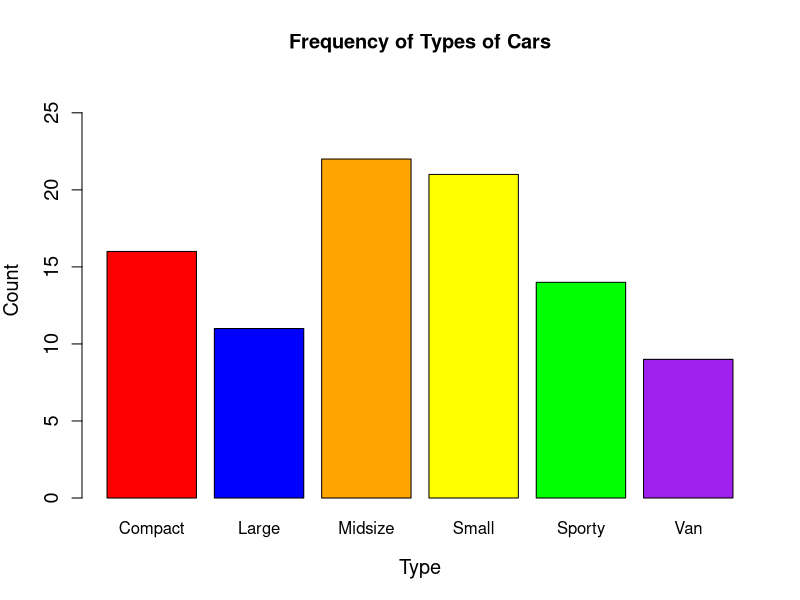
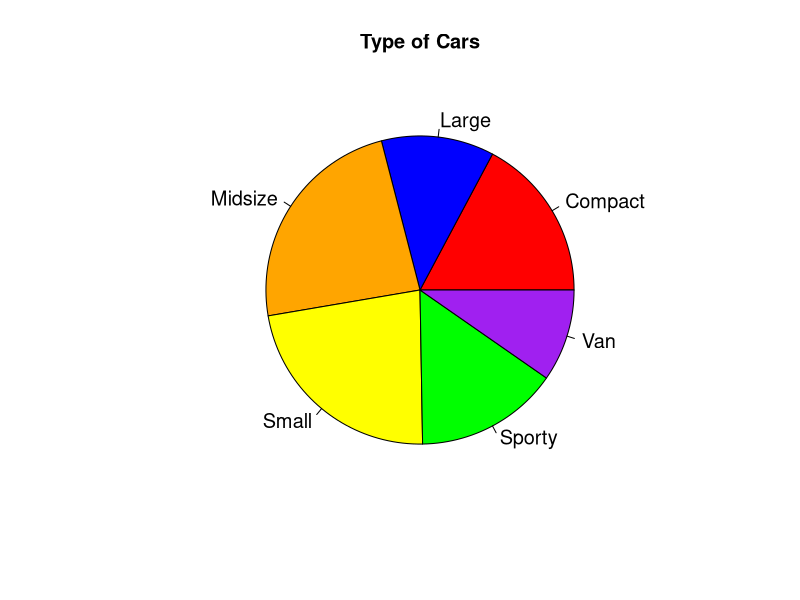
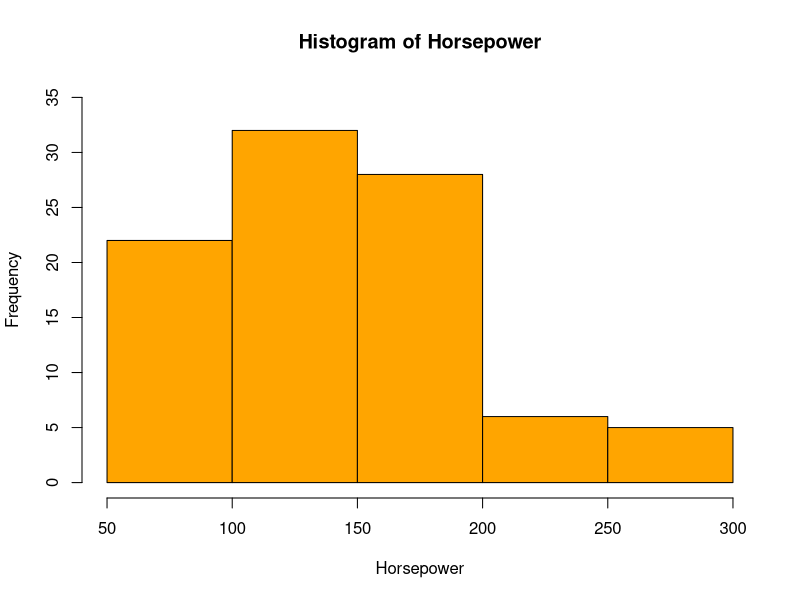
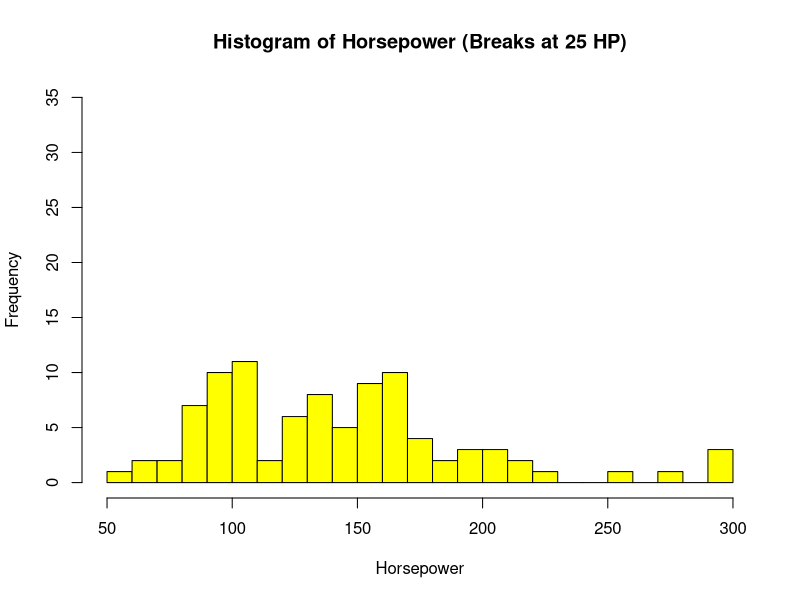
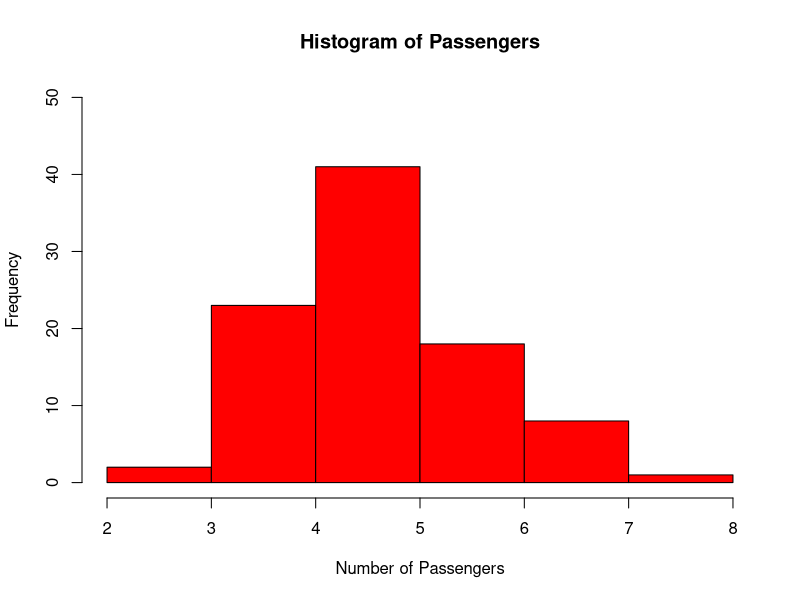
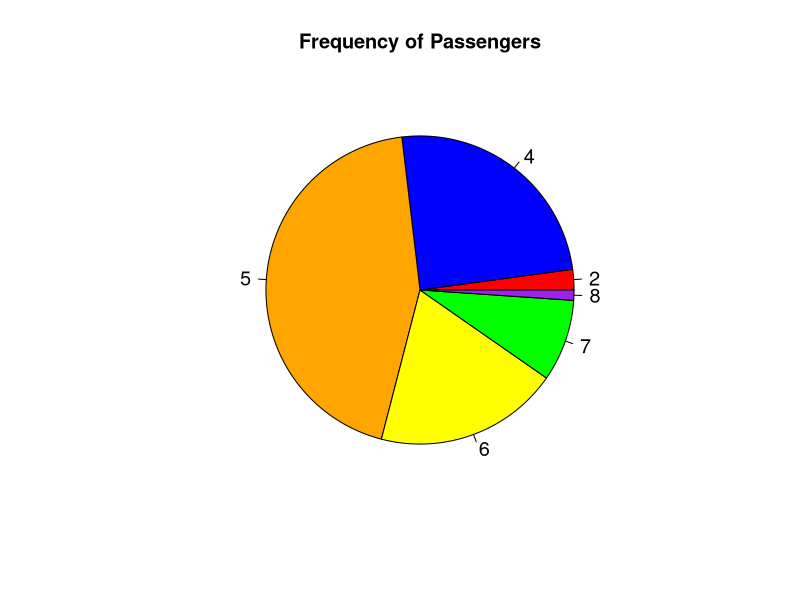
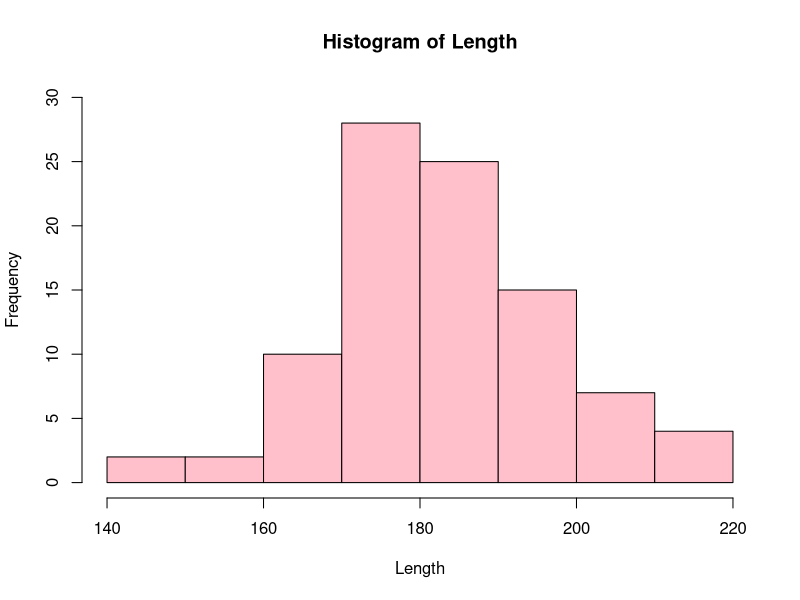

R code for these plots, in order:
## ---- chunk 1
# Your code goes here
## ---- chunk 2
library(MASS)
data(Cars93)
## ---- chunk 3
head(Cars93)
## ---- chunk 4
type <- c(Cars93$Type)
frequency_table <- table(type)
print(frequency_table)
relative_frequency_table <- prop.table(table(type)) * 100
rounded_relative_frequency <- round(relative_frequency_table,3)
print(rounded_relative_frequency)
## ---- chunk 5
colors <- c("red","blue","orange","yellow","green","purple")
y_axis_range <- c(0,max(frequency_table)+5)
barplot(frequency_table, main = "Frequency of Types of Cars", xlab = 'Type', ylab = "Count", col = colors, names.arg = names(frequency_table), cex.axis = 1.2, cex.lab = 1.2, cex.main = 1.2, ylim = y_axis_range)
## ---- chunk 6
pie(frequency_table,main='Type of Cars',col=colors,cex = 1.2)
## ---- chunk 7
horsepower <- c(Cars93$Horsepower)
hist(horsepower,col ='orange',main='Histogram of Horsepower',xlab='Horsepower',ylab='Frequency',ylim=c(0,35),cex=1.2)
## ---- chunk 8
hist(horsepower,breaks=25,col='yellow',main='Histogram of Horsepower (Breaks at 25 HP)',xlab='Horsepower',ylab='Frequency',ylim=c(0,35),cex=1.2)
## ---- chunk 9
#The first histogram more closely follows the rule of thumb. If you take the square root of the amount of car types (93), you get 9.64. This is much closer to the break of the first histogram (somewhere from 4-8 without customizing breaks) than the second at 25. 
## ---- chunk 10
#Passengers is a numerical discrete variable. Making a histogram with discrete data can cause for some misinterpretation when looking at the x-axis. On the histogram below, it appears that there are cars with passengers within a range of values from 2 to 3, or 6 to 7. In reality, there can only be whole numbers of passsengers. 
passengers <- c(Cars93$Passengers)
hist(passengers,col ='red',main='Histogram of Passengers',xlab='Number of Passengers',ylab='Frequency',ylim=c(0,50),cex=1.2)
## ---- chunk 11
pass_freq_table <- table(passengers)
pie(pass_freq_table,main="Frequency of Passengers",col=colors,cex=1.2)
## ---- chunk 12
length <- c(Cars93$Length)
hist(length,col ='pink',main='Histogram of Length',xlab='Length',ylab='Frequency',ylim=c(0,30),cex=1.2)
## ---- chunk 13
mean(length)
#The mean length is 183.2043
median(length)
#The median length is 183
#These answers meet my expectations when looking at the histogram as the center of the bell curve is around the 180 label on the x-axis.
